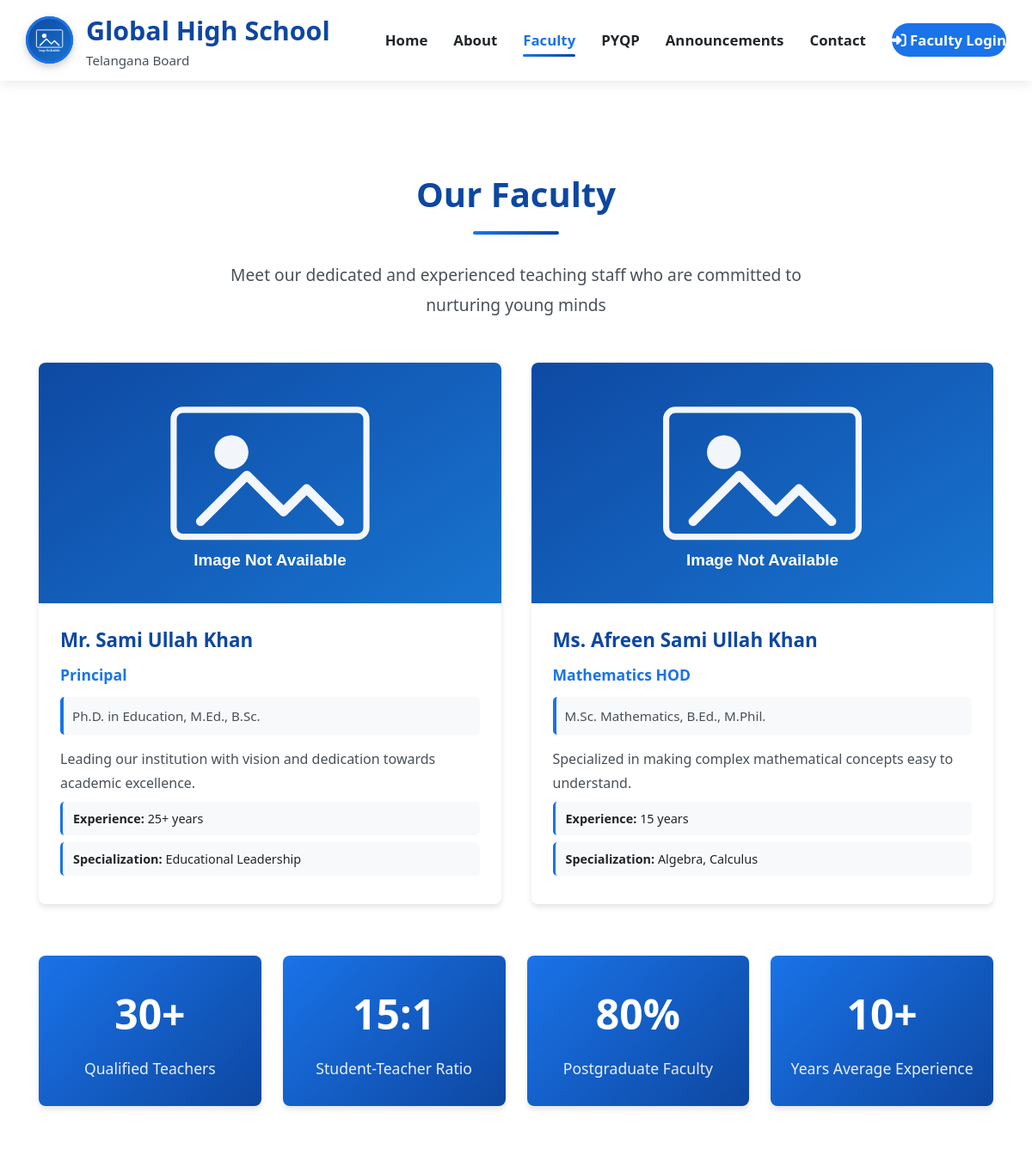
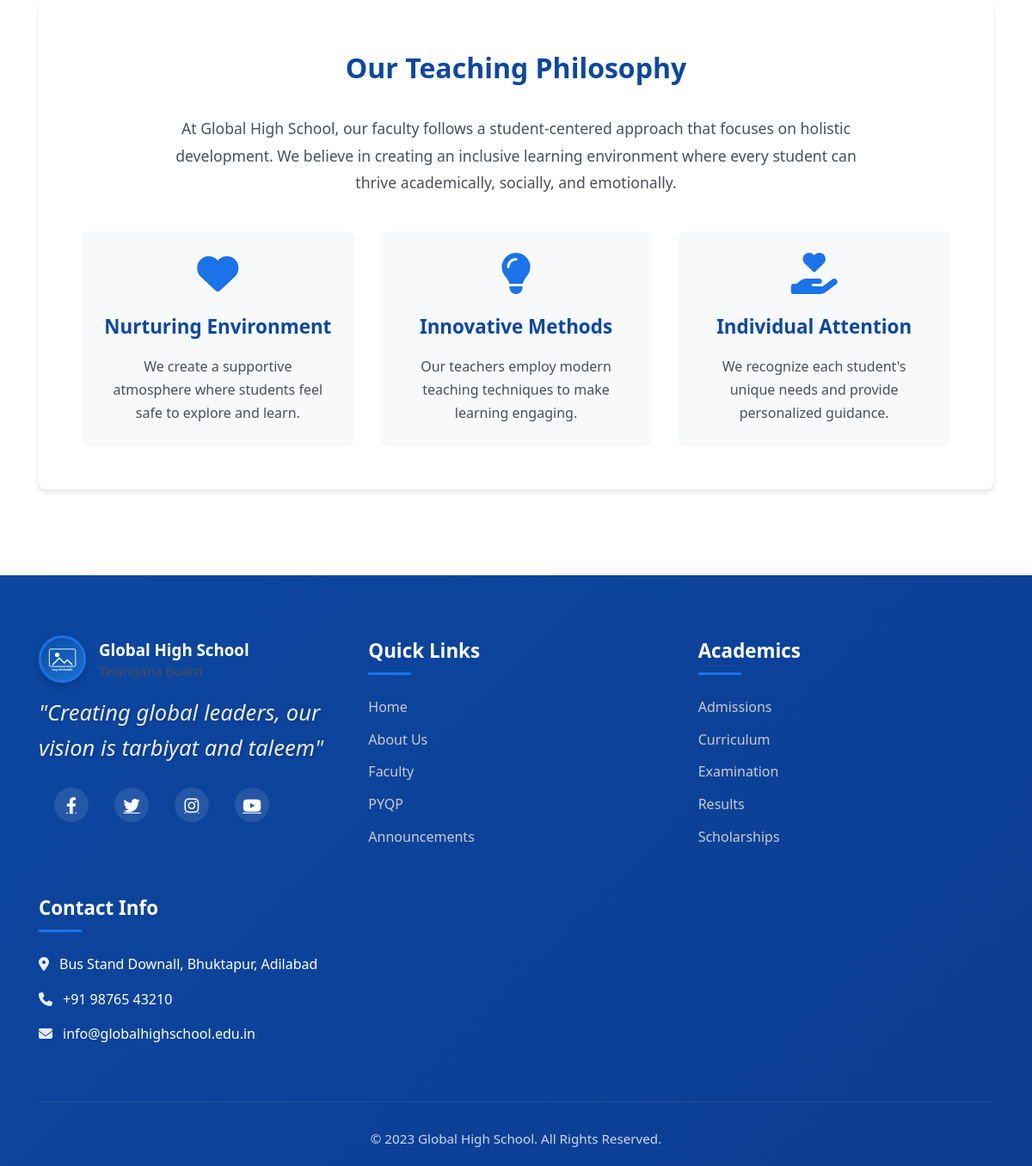
Screenshot of /faculty with the database file from the repository (2 pictures, top to bottom).
### app.py (models this page shows)
class FacultyMember(db.Model):
    id = db.Column(db.Integer, primary_key=True)
    name = db.Column(db.String(100), nullable=False)
    role = db.Column(db.String(100), nullable=False)
    qualification = db.Column(db.String(200), nullable=False)
    description = db.Column(db.Text, nullable=False)
    image_path = db.Column(db.String(200))
    experience = db.Column(db.String(100))
    specialization = db.Column(db.String(200))
    created_at = db.Column(db.DateTime, default=datetime.utcnow)
    updated_at = db.Column(db.DateTime, default=datetime.utcnow, onupdate=datetime.utcnow)

### app.py (the view)
@app.route('/faculty')
def faculty():
    faculty_members = FacultyMember.query.filter(
        FacultyMember.name.isnot(None),
        FacultyMember.role.isnot(None),
        FacultyMember.qualification.isnot(None),
        FacultyMember.description.isnot(None),
        FacultyMember.name != '',
        FacultyMember.role != '',
        FacultyMember.qualification != '',
        FacultyMember.description != ''
    ).all()
    return render_template('faculty.html', faculty_members=faculty_members)

### app.py (called while the page is built, shortened)
def get_image_url(image_path):
    placeholder = url_for('static', filename='images/image-placeholder.svg')
    if not image_path:
        return placeholder
    try:
        normalized_path = str(image_path).replace('\\', '/').strip()
        if normalized_path.startswith(('http://', 'https://', 'data:')):
            return normalized_path
    except Exception:
        return placeholder

@app.context_processor
def inject_template_helpers():
    return {
        'get_image_url': get_image_url
    }

### templates/faculty.html (shortened to what this page needs)
{% extends "base.html" %}
{% block content %}
<section class="faculty">
    <div class="container">
        <h2 class="section-title">Our Faculty</h2>
        <p class="section-subtitle">Meet our dedicated and experienced teaching staff who are committed to nurturing young minds</p>
        <div class="faculty-grid">
            {% for faculty in faculty_members %}
            <div class="faculty-card">
                <div class="faculty-image">
                    <img src="{{ get_image_url(faculty.image_path) }}" alt="{{ faculty.name }}">
                </div>
                <div class="faculty-info">
                    <h3>{{ faculty.name }}</h3>
                    <p class="faculty-role">{{ faculty.role }}</p>
                    <p class="faculty-qualification">{{ faculty.qualification }}</p>
                    <p class="faculty-description">{{ faculty.description }}</p>
                    {% if faculty.experience %}
                    <p class="faculty-experience"><strong>Experience:</strong> {{ faculty.experience }}</p>
                    {% endif %}
                    {% if faculty.specialization %}
                    <p class="faculty-specialization"><strong>Specialization:</strong> {{ faculty.specialization }}</p>
                    {% endif %}
                </div>
            </div>
            {% else %}
            <div class="no-faculty">
                <p>Faculty information will be updated soon. Please check back later.</p>
            </div>
            {% endfor %}
        </div>
        <div class="faculty-stats">
            <div class="stat-item">
                <h3>30+</h3>
                <p>Qualified Teachers</p>
            </div>
            <div class="stat-item">
                <h3>15:1</h3>
                <p>Student-Teacher Ratio</p>
            </div>
            <div class="stat-item">
                <h3>80%</h3>
                <p>Postgraduate Faculty</p>
            </div>
            <div class="stat-item">
                <h3>10+</h3>
                <p>Years Average Experience</p>
            </div>
        </div>
        <div class="teaching-philosophy">
            <h3>Our Teaching Philosophy</h3>
            <p>At Global High School, our faculty follows a student-centered approach that focuses on holistic development. We believe in creating an inclusive learning environment where every student can thrive academically, socially, and emotionally.</p>
            <div class="philosophy-points">
                <div class="point">
                    <i class="fas fa-heart"></i>
                    <h4>Nurturing Environment</h4>
                    <p>We create a supportive atmosphere where students feel safe to explore and learn.</p>
                </div>
                <div class="point">
                    <i class="fas fa-lightbulb"></i>
                    <h4>Innovative Methods</h4>
                    <p>Our teachers employ modern teaching techniques to make learning engaging.</p>
                </div>
                <div class="point">
                    <i class="fas fa-hand-holding-heart"></i>
                    <h4>Individual Attention</h4>
                    <p>We recognize each student's unique needs and provide personalized guidance.</p>
                </div>
            </div>
        </div>
    </div>
</section>
{% endblock %}

### static/css/styles.css (style rules this page uses)
:root { --primary-blue: #1a73e8; --light-blue: #e8f0fe; --dark-blue: #0d47a1; --white: #ffffff; --light-gray: #f8f9fa; --medium-gray: #e9ecef; --dark-gray: #495057; --text-dark: #212529; --shadow: 0 4px 6px rgba(0, 0, 0, 0.1); --shadow-hover: 0 8px 15px rgba(0, 0, 0, 0.15); --border-radius: 8px; --transition: all 0.3s ease; }
* { margin: 0; padding: 0; box-sizing: border-box; font-family: 'Segoe UI', Tahoma, Geneva, Verdana, sans-serif; }
body { line-height: 1.6; color: var(--text-dark); background-color: var(--white); font-size: 16px; }
.container { width: 90%; max-width: 1200px; margin: 0 auto; padding: 0 15px; }
.section-title { text-align: center; margin-bottom: 30px; color: var(--dark-blue); font-size: 2.5rem; position: relative; padding-bottom: 15px; font-weight: 700; }
.section-title::after { content: ''; position: absolute; bottom: 0; left: 50%; transform: translateX(-50%); width: 100px; height: 4px; background: linear-gradient(90deg, var(--primary-blue), var(--dark-blue)); border-radius: 2px; }
.section-subtitle { text-align: center; margin-bottom: 50px; color: var(--dark-gray); font-size: 1.2rem; max-width: 700px; margin-left: auto; margin-right: auto; line-height: 1.8; }
.faculty { padding: 100px 0; }
.faculty-grid { display: grid; grid-template-columns: repeat(auto-fit, minmax(320px, 1fr)); gap: 35px; margin-bottom: 50px; }
.faculty-card { background-color: var(--white); border-radius: var(--border-radius); overflow: hidden; box-shadow: var(--shadow); transition: var(--transition); position: relative; }
.faculty-image { height: 280px; overflow: hidden; }
.faculty-image img { width: 100%; height: 100%; object-fit: cover; transition: transform 0.5s ease; }
.faculty-info { padding: 25px; }
.faculty-info h3 { color: var(--dark-blue); margin-bottom: 8px; font-size: 1.4rem; font-weight: 700; }
.faculty-role { color: var(--primary-blue); font-weight: 600; margin-bottom: 12px; font-size: 1.1rem; }
.faculty-qualification { color: var(--dark-gray); font-size: 0.95rem; margin-bottom: 15px; padding: 10px; background: var(--light-gray); border-radius: 5px; border-left: 4px solid var(--primary-blue); }
.faculty-description { font-size: 1rem; line-height: 1.7; color: var(--dark-gray); }
@media (max-width: 1200px) { .container { width: 95%; } }

### templates/faculty.html (style rules this page uses)
.faculty-stats { display: grid; grid-template-columns: repeat(auto-fit, minmax(200px, 1fr)); gap: 25px; margin: 60px 0; }
.stat-item { background: linear-gradient(135deg, var(--primary-blue), var(--dark-blue)); color: var(--white); padding: 30px 20px; border-radius: var(--border-radius); text-align: center; box-shadow: var(--shadow); transition: var(--transition); }
.stat-item h3 { font-size: 3rem; margin-bottom: 10px; font-weight: 700; }
.stat-item p { font-size: 1.1rem; margin-bottom: 0; opacity: 0.9; }
.teaching-philosophy { background: var(--white); padding: 50px; border-radius: var(--border-radius); box-shadow: var(--shadow); margin-top: 50px; }
.teaching-philosophy h3 { color: var(--dark-blue); text-align: center; margin-bottom: 30px; font-size: 2rem; }
.teaching-philosophy > p { text-align: center; font-size: 1.1rem; line-height: 1.8; max-width: 800px; margin: 0 auto 40px; color: var(--dark-gray); }
.philosophy-points { display: grid; grid-template-columns: repeat(auto-fit, minmax(300px, 1fr)); gap: 30px; }
.point { text-align: center; padding: 25px; background: var(--light-gray); border-radius: var(--border-radius); transition: var(--transition); }
.point i { font-size: 3rem; color: var(--primary-blue); margin-bottom: 20px; display: block; }
.point h4 { color: var(--dark-blue); margin-bottom: 15px; font-size: 1.4rem; }
.point p { color: var(--dark-gray); line-height: 1.7; }
.faculty-experience, .faculty-specialization { background: var(--light-gray); padding: 8px 12px; border-radius: 5px; margin: 8px 0; font-size: 0.9rem; border-left: 3px solid var(--primary-blue); }

### rows the page displays
FacultyMember: name "Mr. Sami Ullah Khan", role "Principal", qualification "Ph.D. in Education, M.Ed., B.Sc.", description "Leading our institution with vision and dedication towards academic excellence.", experience "25+ years", specialization "Educational Leadership"
FacultyMember: name "Ms. Afreen Sami Ullah Khan", role "Mathematics HOD", qualification "M.Sc. Mathematics, B.Ed., M.Phil.", description "Specialized in making complex mathematical concepts easy to understand.", experience "15 years", specialization "Algebra, Calculus"
